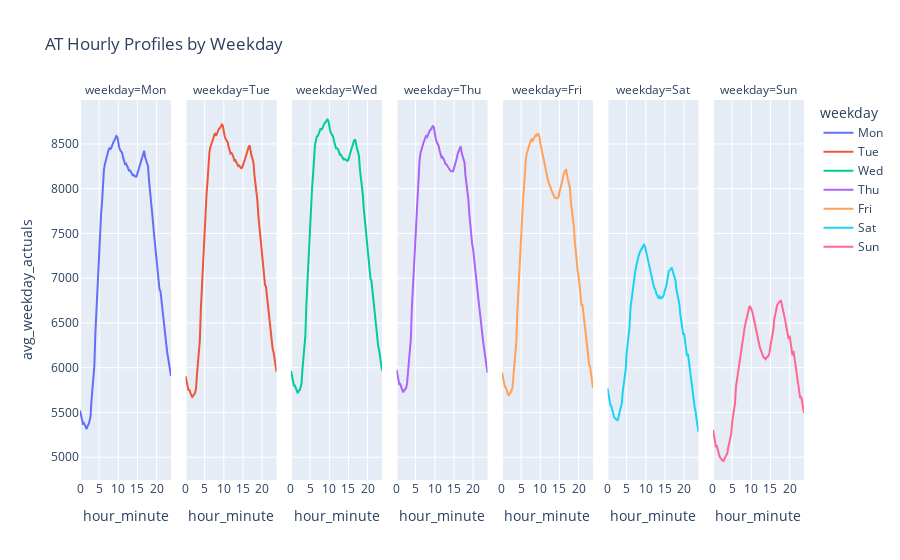

Notebook cell for this chart:
### Code cell
# Plot of average load shape by day
input_data = create_impute_data(country_actuals)
weekday_impute = create_weekday_impute(input_data)

px.line(
    weekday_impute, 
    x="hour_minute", 
    y="avg_weekday_actuals", 
    color='weekday', 
    facet_col='weekday',
    title="AT Hourly Profiles by Weekday"
    )

# day_hour is not so easy to plot
